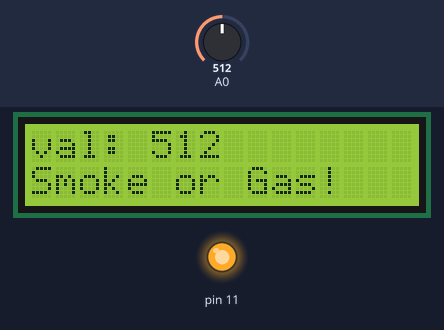
The sketch below on a simulated Arduino Uno, built with avr-gcc and run on an emulated ATmega328P. Parts: 16×2 character LCD, output pins drawn as LEDs (lit = HIGH). The test bench sets the inputs (shaded band); at power-on: A0 = 512. What the sketch prints to the serial monitor is not drawn.

Above: at 1.2 s.
1.3 s: A0 set to 487
At 2.5 s:
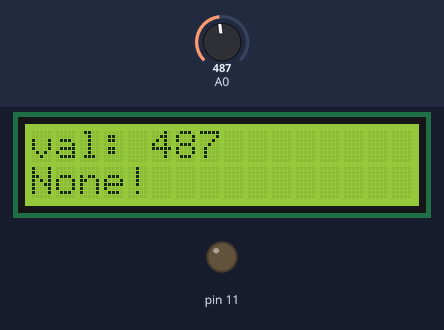
4.1 s: A0 set to 510
At 4.6 s:
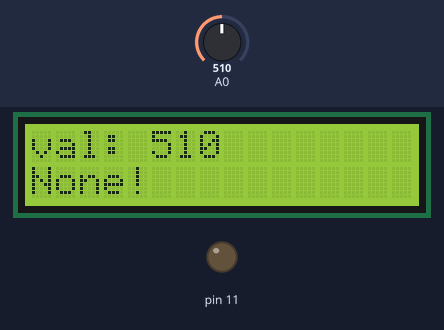
5.7 s: A0 set to 490
At 6.2 s:
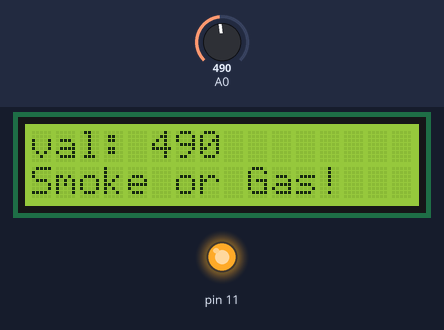
Timing chart, 0 to 8.7 s (numbered marks = the images above; inputs shaded):
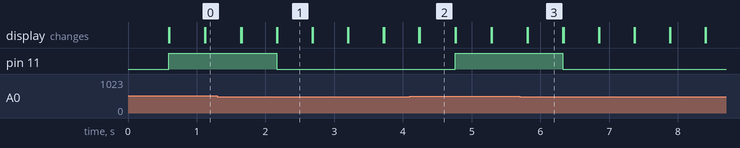

Measured:
- the behaviour switches between 501 and 500 on A0 (found by bisection; images 0 and 1)
- after the input at 1.3 s, pin 11: HIGH → LOW after 0.86 s; the display: first differs from a run without the input after 0.35 s (image 1 shows a later state)
- after the input at 4.1 s, pin 11: LOW → HIGH after 0.66 s; the display: first differs from a run without the input after 0.14 s (image 2)
- after the input at 5.7 s, pin 11: HIGH → LOW after 0.63 s; the display: first differs from a run without the input after 0.12 s (image 3)
- what the display in image 1 shows lasts 0.5 s, from 2.2 s to 2.7 s

The sketch:

Project_25_Smoke_Alarm.ino
```cpp
//**********************************************************************************
/*
 * 名称   : Smoke_Alarm
 * 功能   : 烟雾或可燃性气体控制蜂鸣器和LCD
 * 作者   : http://www.keyes-robot.com/
*/
#include <Arduino.h>
#include <LiquidCrystal_I2C.h>

LiquidCrystal_I2C lcd(0x27,16,2); // 将显示16字符,2行的LCD设置地址为0x27
int item = 0;

void setup() {
  Serial.begin(9600);
  lcd.init(); // 初始化LCD
  lcd.backlight(); // 打开LCD背光
  lcd.clear();
  pinMode(A0, INPUT);  //模拟气体(MQ-2)传感器连接A0上，并设置为输入模式
  pinMode(11, OUTPUT); //将有源蜂鸣器连接到D11上，并设置为输出模式
}

void loop() {
  item = analogRead(A0); //读取模拟气体(MQ-2)传感器输出的模拟信号
  Serial.println(item);  //串口打印模拟气体(MQ-2)传感器输出的模拟信号
  lcd.setCursor(0, 0);
  lcd.print("val: ");
  lcd.setCursor(5, 0);
  lcd.print(item);
  delay(500);
  lcd.clear();
  if (item > 500) {  //检测到烟雾或可燃性气体，模拟值大于300
    lcd.setCursor(0, 1);
    lcd.print("Smoke or Gas!");
    digitalWrite(11, HIGH); //打开蜂鸣器
  } else {  //烟雾或可燃性气体模拟值小于300
    lcd.setCursor(0, 1);
    lcd.print("None!");
    digitalWrite(11, LOW); //关闭蜂鸣器
  }
}
//**********************************************************************************
```
